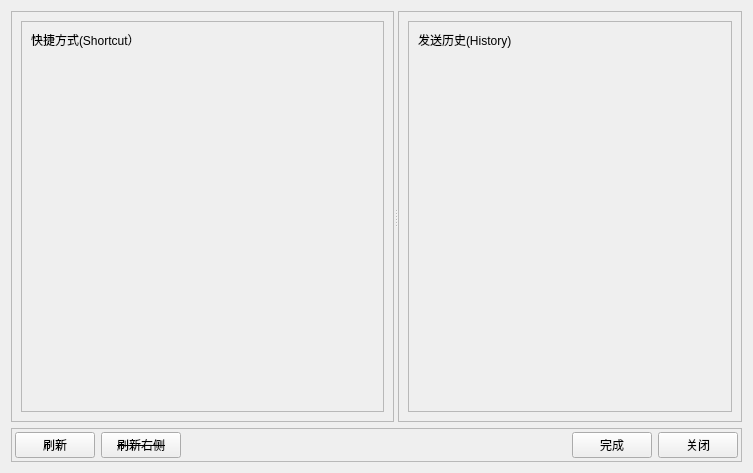
<?xml version="1.0" encoding="UTF-8"?>
<ui version="4.0">
 <class>Form</class>
 <widget class="QWidget" name="Form">
  <property name="geometry">
   <rect>
    <x>0</x>
    <y>0</y>
    <width>753</width>
    <height>473</height>
   </rect>
  </property>
  <property name="windowTitle">
   <string>Form</string>
  </property>
  <property name="styleSheet">
   <string notr="true">*[is_shortcut_unit=true]{border: 1px solid #e0e0e0; /* 设置边框宽度和颜色 */
}</string>
  </property>
  <layout class="QVBoxLayout" name="verticalLayout">
   <item>
    <widget class="QSplitter" name="splitter">
     <property name="orientation">
      <enum>Qt::Horizontal</enum>
     </property>
     <widget class="QFrame" name="frame">
      <property name="frameShape">
       <enum>QFrame::StyledPanel</enum>
      </property>
      <property name="frameShadow">
       <enum>QFrame::Raised</enum>
      </property>
      <layout class="QVBoxLayout" name="verticalLayout_2">
       <item>
        <widget class="QScrollArea" name="scrollArea">
         <property name="widgetResizable">
          <bool>true</bool>
         </property>
         <widget class="QWidget" name="shortcut_area_widget">
          <property name="geometry">
           <rect>
            <x>0</x>
            <y>0</y>
            <width>343</width>
            <height>395</height>
           </rect>
          </property>
          <layout class="QVBoxLayout" name="verticalLayout_4">
           <item>
            <widget class="QLabel" name="label_3">
             <property name="text">
              <string>快捷方式(Shortcut）</string>
             </property>
            </widget>
           </item>
           <item>
            <spacer name="verticalSpacer">
             <property name="orientation">
              <enum>Qt::Vertical</enum>
             </property>
             <property name="sizeHint" stdset="0">
              <size>
               <width>20</width>
               <height>356</height>
              </size>
             </property>
            </spacer>
           </item>
          </layout>
         </widget>
        </widget>
       </item>
      </layout>
     </widget>
     <widget class="QFrame" name="frame_2">
      <property name="frameShape">
       <enum>QFrame::StyledPanel</enum>
      </property>
      <property name="frameShadow">
       <enum>QFrame::Raised</enum>
      </property>
      <layout class="QVBoxLayout" name="verticalLayout_3">
       <item>
        <widget class="QScrollArea" name="scrollArea_2">
         <property name="widgetResizable">
          <bool>true</bool>
         </property>
         <widget class="QWidget" name="history_area_widget">
          <property name="geometry">
           <rect>
            <x>0</x>
            <y>0</y>
            <width>343</width>
            <height>395</height>
           </rect>
          </property>
          <layout class="QVBoxLayout" name="verticalLayout_5">
           <item>
            <widget class="QLabel" name="label_4">
             <property name="text">
              <string>发送历史(History)</string>
             </property>
            </widget>
           </item>
           <item>
            <spacer name="verticalSpacer_2">
             <property name="orientation">
              <enum>Qt::Vertical</enum>
             </property>
             <property name="sizeHint" stdset="0">
              <size>
               <width>20</width>
               <height>260</height>
              </size>
             </property>
            </spacer>
           </item>
          </layout>
         </widget>
        </widget>
       </item>
      </layout>
     </widget>
    </widget>
   </item>
   <item>
    <widget class="QFrame" name="frame_3">
     <property name="sizePolicy">
      <sizepolicy hsizetype="Preferred" vsizetype="Fixed">
       <horstretch>0</horstretch>
       <verstretch>0</verstretch>
      </sizepolicy>
     </property>
     <property name="frameShape">
      <enum>QFrame::StyledPanel</enum>
     </property>
     <property name="frameShadow">
      <enum>QFrame::Raised</enum>
     </property>
     <layout class="QHBoxLayout" name="horizontalLayout">
      <property name="leftMargin">
       <number>3</number>
      </property>
      <property name="topMargin">
       <number>3</number>
      </property>
      <property name="rightMargin">
       <number>3</number>
      </property>
      <property name="bottomMargin">
       <number>3</number>
      </property>
      <item>
       <widget class="QPushButton" name="update_btn">
        <property name="text">
         <string>刷新</string>
        </property>
       </widget>
      </item>
      <item>
       <widget class="QPushButton" name="pushButton">
        <property name="font">
         <font>
          <strikeout>true</strikeout>
         </font>
        </property>
        <property name="text">
         <string>刷新右侧</string>
        </property>
       </widget>
      </item>
      <item>
       <spacer name="horizontalSpacer">
        <property name="orientation">
         <enum>Qt::Horizontal</enum>
        </property>
        <property name="sizeHint" stdset="0">
         <size>
          <width>40</width>
          <height>20</height>
         </size>
        </property>
       </spacer>
      </item>
      <item>
       <widget class="QPushButton" name="ok_btn">
        <property name="text">
         <string>完成</string>
        </property>
       </widget>
      </item>
      <item>
       <widget class="QPushButton" name="end_btn">
        <property name="text">
         <string>关闭</string>
        </property>
       </widget>
      </item>
     </layout>
    </widget>
   </item>
  </layout>
 </widget>
 <resources/>
 <connections/>
</ui>
